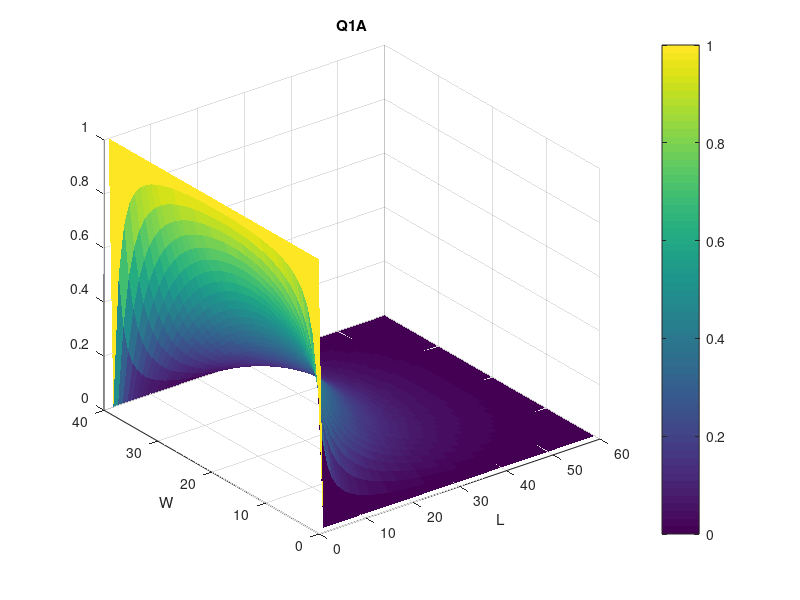

MATLAB code for this plot:
close all;
clear;

w=2;
l=3;
dx=0.05;
dy=0.05;
ny=w/dx;
nx=l/dy;

V0=1;

% G-matrix, relates the value of a node to all other nodes
G=sparse(nx*ny,nx*ny);
% F-vector, the boundary conditons
F = sparse(nx*ny,1);

% Mapping Equation, converts discretized 2D spacial domain to 1D vector in the "equation domain"
map=@(x,y) y+(x-1)*ny; 

% Populate G matrix
for x=1:nx
    for y=1:ny
        n=map(x,y); 
        if (x==1||y==1||x==nx||y==ny)
            % For boundaries, G matrix is set to 1             
            G(n,n)=1; 
        else               
            % For the rest of the G matrix, populate using finite difference
            G(n,n)=-2*(1/dx^2+1/dy^2);      
            G(n,n+1)=1/(dx^2);     % Relation to the node to the right (nxp)
            G(n,n-1)=1/(dx^2);     % Relation to the node to the left (nxm) 
            G(n,n+ny)=1/(dy^2);    % Relation to the node above (nyp)
            G(n,n-ny)=1/(dy^2);    % Relation to the node below (nym)        
        end
    end
end

% Populate F vector. All bounds are 0 except x=0
for x=1:nx
    for y=1:ny
      n=map(x,y);
      if (x==1)
        F(n)=V0;
      end 
    end      
end 
  
% Solve for voltage
V = G\F;
v_surf=zeros(nx,ny);
for x=1:nx
    for y=1:ny
      n=map(x,y);
      v_surf(x,y)=V(n);
    end      
end 

surf(v_surf','EdgeColor','none');
title('Q1A' );
ylabel('W');
xlabel('L');
colorbar;
